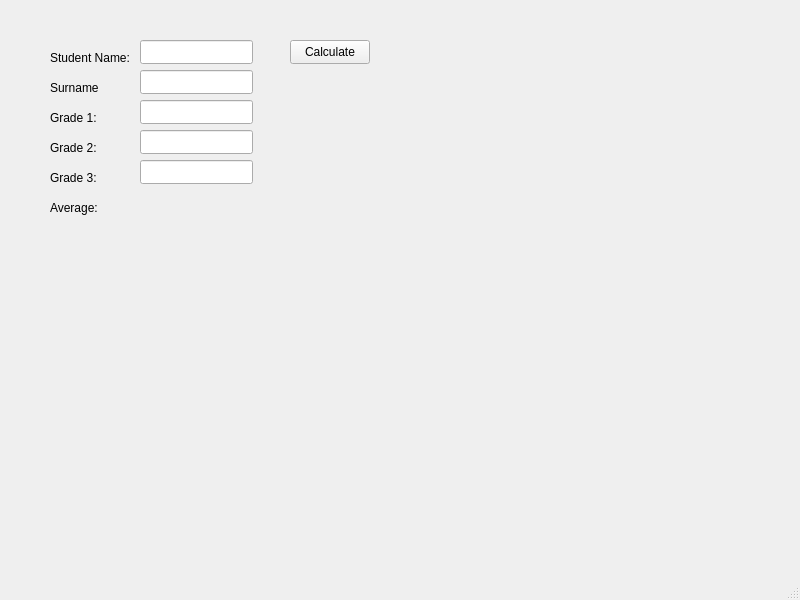
<?xml version="1.0" encoding="UTF-8"?>
<ui version="4.0">
 <class>StudentGradeForm</class>
 <widget class="QMainWindow" name="StudentGradeForm">
  <property name="geometry">
   <rect>
    <x>0</x>
    <y>0</y>
    <width>800</width>
    <height>600</height>
   </rect>
  </property>
  <property name="windowTitle">
   <string>StudentGradeForm</string>
  </property>
  <widget class="QWidget" name="centralwidget">
   <widget class="QLineEdit" name="lineEdit">
    <property name="geometry">
     <rect>
      <x>140</x>
      <y>40</y>
      <width>113</width>
      <height>24</height>
     </rect>
    </property>
   </widget>
   <widget class="QLabel" name="label">
    <property name="geometry">
     <rect>
      <x>50</x>
      <y>50</y>
      <width>81</width>
      <height>16</height>
     </rect>
    </property>
    <property name="text">
     <string>Student Name:</string>
    </property>
   </widget>
   <widget class="QLabel" name="label_2">
    <property name="geometry">
     <rect>
      <x>50</x>
      <y>80</y>
      <width>81</width>
      <height>16</height>
     </rect>
    </property>
    <property name="text">
     <string>Surname</string>
    </property>
   </widget>
   <widget class="QLabel" name="label_3">
    <property name="geometry">
     <rect>
      <x>50</x>
      <y>110</y>
      <width>81</width>
      <height>16</height>
     </rect>
    </property>
    <property name="text">
     <string>Grade 1:</string>
    </property>
   </widget>
   <widget class="QLabel" name="label_4">
    <property name="geometry">
     <rect>
      <x>50</x>
      <y>140</y>
      <width>81</width>
      <height>16</height>
     </rect>
    </property>
    <property name="text">
     <string>Grade 2:</string>
    </property>
   </widget>
   <widget class="QLabel" name="label_5">
    <property name="geometry">
     <rect>
      <x>50</x>
      <y>170</y>
      <width>81</width>
      <height>16</height>
     </rect>
    </property>
    <property name="text">
     <string>Grade 3:</string>
    </property>
   </widget>
   <widget class="QLabel" name="label_6">
    <property name="geometry">
     <rect>
      <x>50</x>
      <y>200</y>
      <width>81</width>
      <height>16</height>
     </rect>
    </property>
    <property name="text">
     <string>Average:</string>
    </property>
   </widget>
   <widget class="QLineEdit" name="lineEdit_2">
    <property name="geometry">
     <rect>
      <x>140</x>
      <y>70</y>
      <width>113</width>
      <height>24</height>
     </rect>
    </property>
   </widget>
   <widget class="QLineEdit" name="lineEdit_3">
    <property name="geometry">
     <rect>
      <x>140</x>
      <y>100</y>
      <width>113</width>
      <height>24</height>
     </rect>
    </property>
   </widget>
   <widget class="QLineEdit" name="lineEdit_4">
    <property name="geometry">
     <rect>
      <x>140</x>
      <y>130</y>
      <width>113</width>
      <height>24</height>
     </rect>
    </property>
   </widget>
   <widget class="QLineEdit" name="lineEdit_5">
    <property name="geometry">
     <rect>
      <x>140</x>
      <y>160</y>
      <width>113</width>
      <height>24</height>
     </rect>
    </property>
   </widget>
   <widget class="QPushButton" name="pushButton">
    <property name="geometry">
     <rect>
      <x>290</x>
      <y>40</y>
      <width>80</width>
      <height>24</height>
     </rect>
    </property>
    <property name="text">
     <string>Calculate</string>
    </property>
   </widget>
  </widget>
  <widget class="QMenuBar" name="menubar">
   <property name="geometry">
    <rect>
     <x>0</x>
     <y>0</y>
     <width>800</width>
     <height>21</height>
    </rect>
   </property>
  </widget>
  <widget class="QStatusBar" name="statusbar"/>
 </widget>
 <resources/>
 <connections/>
</ui>
